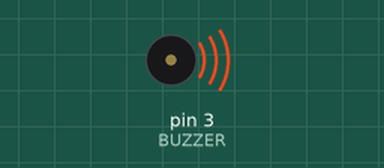
Simulated run of this sketch. Board: Arduino Uno, built with avr-gcc and run on an emulated ATmega328P. Parts: buzzer (waves = sounding). What the sketch prints to the serial monitor is not drawn.

Above: at 2.5 s.
At 6.7 s:
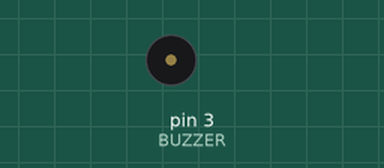
Timing chart, 0 to 7.8 s (numbered marks = the images above):
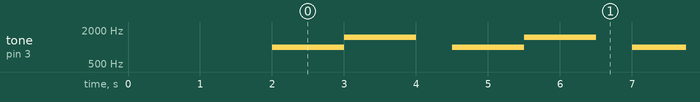

The sketch:

BuzzerTest.ino
```cpp
#define BUZZER 3

void setup() {
  // put your setup code here, to run once:
  Serial.begin(9600);
  delay(1000);
  Serial.println("Begin Buzzer Test");
  delay(1000);
}

void loop() {
  // put your main code here, to run repeatedly:
  tone(BUZZER, 1000);
  delay(1000);
  tone(BUZZER, 1500);
  delay(1000);
  noTone(BUZZER);
  delay(500);
}
```

Measured:
- by itself, tone on pin 3 (BUZZER): repeats every 2.5 s: 1500 Hz 1.0 s, silent 0.50 s, 1000 Hz 1.0 s
